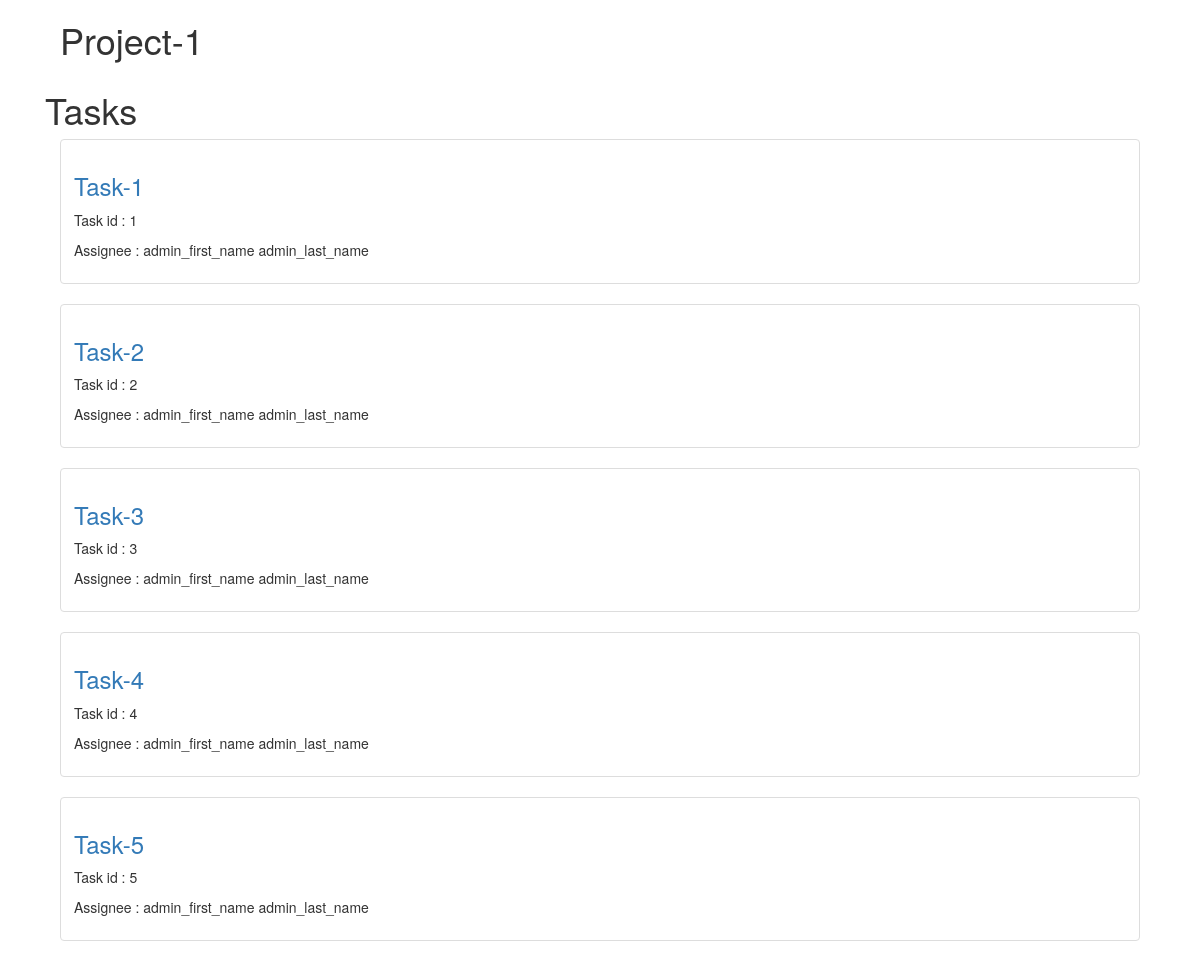
Page /project/1 (signed in) on the committed database.
### project/models.py (models this page shows, shortened)
class Project(models.Model):
    id = models.AutoField(primary_key=True)
    name = models.CharField(max_length=75)
    description = models.TextField(blank=True, null=True)
    created_by = models.ForeignKey(
        User, related_name='user_projects',on_delete=models.CASCADE
    )
    members = models.ManyToManyField(User)
    start_date = models.DateField()
    end_date = models.DateField(blank=True, null=True)
    created_date = models.DateTimeField(auto_now_add=True)
    modified_date = models.DateTimeField(auto_now=True)

### task/models.py (models this page shows, shortened)
class Task(models.Model):
    id = models.AutoField(primary_key=True)
    name = models.CharField(max_length=75)
    description = models.TextField(blank=True, null=True)
    assignee = models.ForeignKey(User, on_delete=models.CASCADE)
    project = models.ForeignKey(
        Project, blank=True, null=True,on_delete=models.CASCADE
    )
    created_date = models.DateTimeField(auto_now_add=True)
    modified_date = models.DateTimeField(auto_now=True)

### project/views.py (the view)
@method_decorator(login_required, name='dispatch')
class ProjectDetails(View):
    @staticmethod
    def get(request, project_id):
        project_obj = get_object_or_404(Project, pk=project_id)
        if request.user.pk != project_obj.created_by_id:
            if not request.user.groups.filter(name__iexact='user').exists():
                raise PermissionDenied
        project_tasks = project_obj.task_set.all().annotate(
            assignee_name=Concat(
                'assignee__first_name', Value(' '), 'assignee__last_name'
            )
        )
        return render(
            request,
            'project/project_details.html',
            {
                'project_tasks': project_tasks,
                'project_name': project_obj.name
            }
        )

### templates/project/project_details.html (shortened to what this page needs)
{% extends 'base.html' %}
{% block content %}
    <div class="col-sm-12">
        <div><h1>{{ project_name }}</h1></div>
        <div class="row">
        {% if project_tasks.count == 0 %}
            <div><h1>No tasks</h1></div>
        {% else %}
            <div><h1>Tasks</h1></div>
            {% for project_task in project_tasks %}
                <div class="col-sm-12">
                    <div class="thumbnail">
                        <div class="caption">
                            <h3>
                                <a href="/task/{{ project_task.id }}">{{ project_task.name }}</a>
                            </h3>
                            <p>
                                Task id : {{ project_task.id }}
                            </p>
                            <p>
                                Assignee : {{ project_task.assignee_name }}
                            </p>
                        </div>
                    </div>
                </div>
            {% endfor %}
        {% endif %}
        </div>
    </div>
{% endblock content %}

### rows in the picture
Project: name "Project-1"
Task: name "Task-1", id "1", assignee_name "admin_first_name admin_last_name"
Task: name "Task-2", id "2", assignee_name "admin_first_name admin_last_name"
Task: name "Task-3", id "3", assignee_name "admin_first_name admin_last_name"
Task: name "Task-4", id "4", assignee_name "admin_first_name admin_last_name"
Task: name "Task-5", id "5", assignee_name "admin_first_name admin_last_name"
